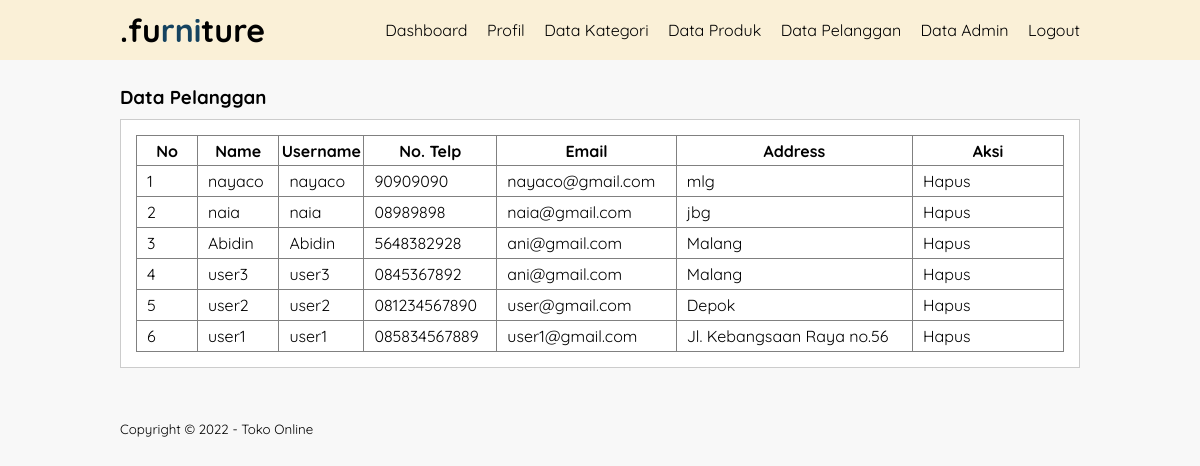
The page /data_pelanggan.php (signed in) on the database its author committed.
### tables this page shows
CREATE TABLE `tb_user` (
  `id_user` int(11) NOT NULL,
  `user_name` varchar(50) NOT NULL,
  `username` varchar(50) NOT NULL,
  `password` varchar(100) NOT NULL,
  `telp_user` varchar(20) NOT NULL,
  `email_user` varchar(50) NOT NULL,
  `address_user` text NOT NULL
);

### data_pelanggan.php (the view, shortened to what this page needs)
<?php
	include 'db.php';
?>
<!DOCTYPE html>
<html>
<head>
	<link rel="stylesheet" type="text/css" href="css/style.css">
</head>
<body>
	<header>
		<div class="container">
			<h1><a href="dashboard.php">.fu<span>rni</span>ture</a></h1>
			<ul>
				<li><a href="dashboard.php">Dashboard</a></li>
				<li><a href="profil.php">Profil</a></li>
				<li><a href="data-kategori.php">Data Kategori</a></li>
				<li><a href="data-produk.php">Data Produk</a></li>
				<li><a href="data_pelanggan.php">Data Pelanggan</a></li>
				<li><a href="data_admin.php">Data Admin</a></li>
				<li><a href="keluar.php">Logout</a></li>
			</ul>
		</div>
	</header>
	<div class="section">
		<div class="container">
			<h3>Data Pelanggan</h3>
			<div class="box">
				<table border="1" cellspacing="0" class="table">
					<thead>
						<tr>
							<th width="60px">No</th>
							<th>Name</th>
							<th>Username</th>
							<th>No. Telp</th>
							<th>Email</th>
							<th>Address</th>
							<th width="150px">Aksi</th>
						</tr>
					</thead>
					<tbody>
						<?php
							$no = 1;
							$user = mysqli_query($conn, "SELECT * FROM tb_user ORDER BY id_user DESC");
							if(mysqli_num_rows($user) > 0){
							while($row = mysqli_fetch_array($user)){
						?>
						<tr>
							<td><?php echo $no++ ?></td>
							<td><?php echo $row['user_name'] ?></td>
							<td><?php echo $row['username'] ?></td>
                            <td><?php echo $row['telp_user']?></td>
                            <td><?php echo $row['email_user']?></td>
                            <td><?php echo $row['address_user']?></td>
							<td>
                                <a href="proses-hapus.php?idu=<?php echo $row['id_user'] ?>" onclick="return confirm('Yakin ingin hapus ?')">Hapus</a>
							</td>
						</tr>
						<?php }}else{ ?>
							<tr>
								<td colspan="7">Tidak ada data</td>
							</tr>
						<?php } ?>
					</tbody>
				</table>
			</div>
		</div>
	</div>
	<footer>
		<div class="container">
			<small>Copyright &copy; 2022 - Toko Online</small>
		</div>
	</footer>
</body>
</html>

### css/style.css (style rules this page uses)
* { padding: 0; margin: 0; font-family: 'Quicksand', sans-serif; }
body { background-color: #f8f8f8; }
a { color: inherit; text-decoration: none; }
header { background-color: #FAF0D7; color: #000000; }
header h1 { float: left; padding: 10px 0; }
header ul { float: right; }
header ul li { display: inline-block; }
header ul li a { padding: 20px 0 20px 15px; display: inline-block; }
.container { width: 80%; margin: 0 auto; }
.container:after { content: ''; display: block; clear: both; }
.container h1 a span { color: #154360; }
.section { padding: 25px 0; }
.box { background-color: #fff; border: 1px solid #ccc; padding: 15px; box-sizing: border-box; margin: 10px 0 25px 0; }
.box:after { content: ''; display: block; clear: both; }
.table { width: 100%; border-collapse: collapse; }
.table tr { height: 30px; }
.table tr td { padding: 5px 10px; }

### rows shown on the page
tb_user: user_name "nayaco", username "nayaco", telp_user "90909090", email_user "nayaco@gmail.com", address_user "mlg"
tb_user: user_name "naia", username "naia", telp_user "08989898", email_user "naia@gmail.com", address_user "jbg"
tb_user: user_name "Abidin", username "Abidin", telp_user "5648382928", email_user "ani@gmail.com", address_user "Malang"
tb_user: user_name "user3", username "user3", telp_user "0845367892", email_user "ani@gmail.com", address_user "Malang"
tb_user: user_name "user2", username "user2", telp_user "081234567890", email_user "user@gmail.com", address_user "Depok"
tb_user: user_name "user1", username "user1", telp_user "085834567889", email_user "user1@gmail.com", address_user "Jl. Kebangsaan Raya no.56"
